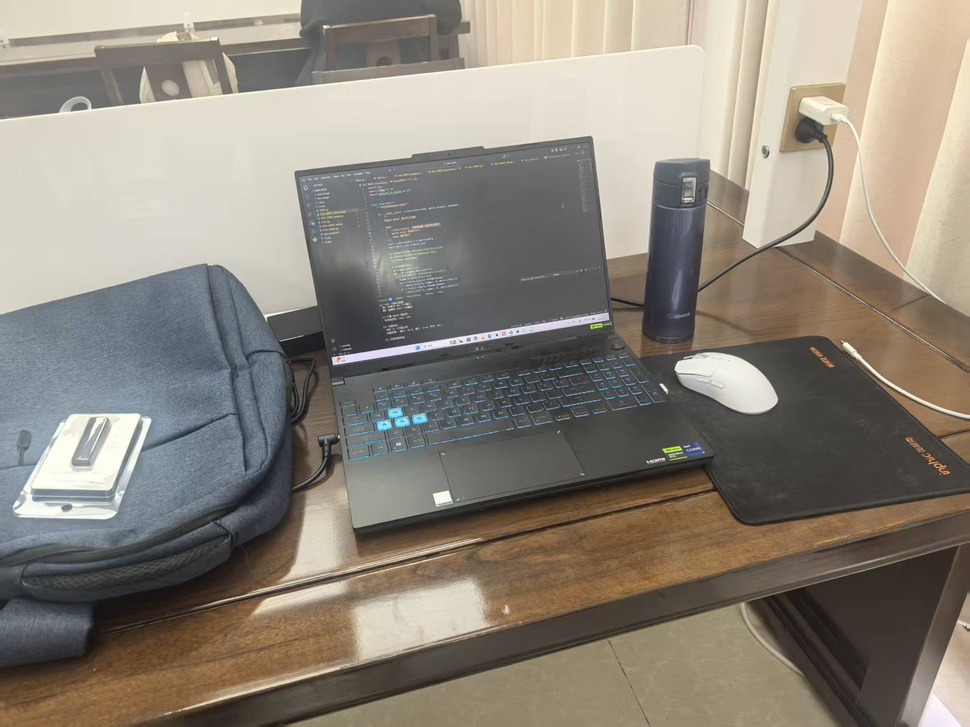
#> input picture test_image/t1.jpg, 970 x 727 px, shrunk from 1706 x 1279 before the run
$ python 4_Epipolar_Geometry_Use_FMat.py
#> lines starting #> are read from the running program, lines starting #| are printed output that depends on the picture
import cv2
import numpy as np
from matplotlib import pyplot as plt


def drawlines(img1, img2, lines, pts1, pts2):
    ''' img1: 我们要在上面画线的图像
        lines: 对应的对极线方程 '''
    r, c = img1.shape
    img1 = cv2.cvtColor(img1, cv2.COLOR_GRAY2BGR)
    img2 = cv2.cvtColor(img2, cv2.COLOR_GRAY2BGR)
    for r, pt1, pt2 in zip(lines, pts1, pts2):
        color = tuple(np.random.randint(0, 255, 3).tolist())
        # 直线方程为 ax + by + c = 0
        x0, y0 = map(int, [0, -r[2]/r[1]])
        x1, y1 = map(int, [c, -(r[2]+r[0]*c)/r[1]])
        # 在图1画线，在图2画对应的特征点
        img1 = cv2.line(img1, (x0, y0), (x1, y1), color, 2)
        img1 = cv2.circle(img1, tuple(pt1), 6, color, -1)
        img2 = cv2.circle(img2, tuple(pt2), 6, color, -1)
    return img1, img2


# 1. 读取图像（建议找两张同一物体但视角略有偏移的照片）
img1 = cv2.imread('./test_image/t1.jpg', 0)
#> img1: shape (727, 970); min 16, max 255, mean 133.9
img2 = cv2.imread('./test_image/t2.jpg', 0)
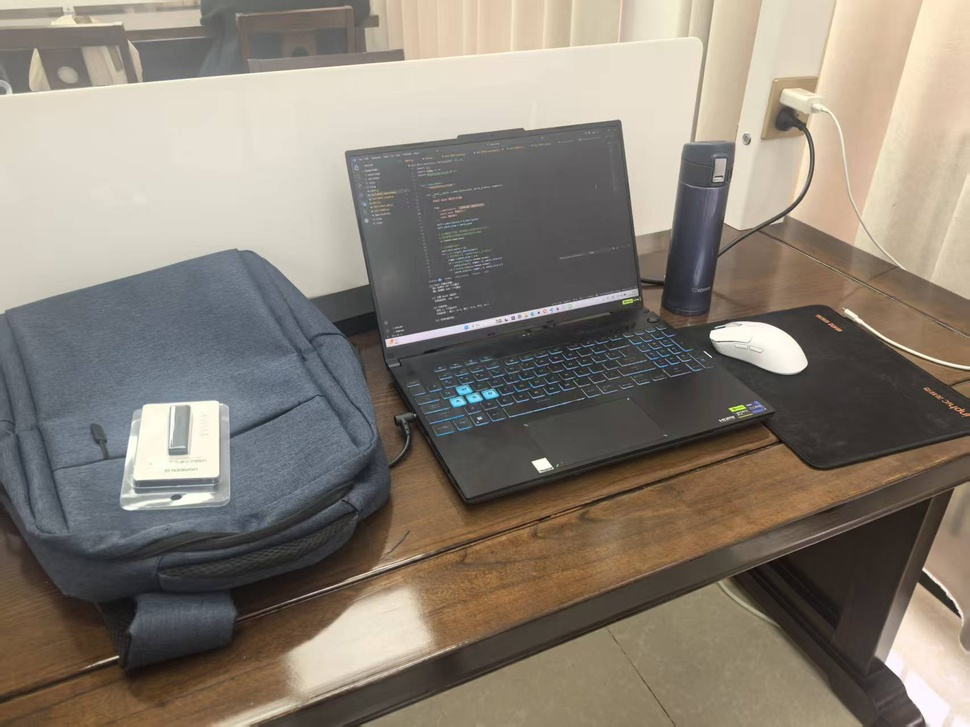
#> input picture test_image/t2.jpg, 970 x 727 px, shrunk from 1706 x 1279 before the run
#> img2: shape (727, 970); min 7, max 255, mean 129.2

# 2. 使用 ORB 寻找特征点并匹配（大二学生常用的快速算法）
orb = cv2.ORB_create()
kp1, des1 = orb.detectAndCompute(img1, None)
#> kp1 = 500 keypoints; strongest (x, y, size): (332, 358, 31), (266, 319, 31), (268, 317, 31), (335, 364, 37.2)
kp2, des2 = orb.detectAndCompute(img2, None)
#> kp2 = 500 keypoints; strongest (x, y, size): (533, 462, 31), (710, 334, 53.6), (711, 334, 64.3), (537, 463, 92.6)

# 使用 BFMatcher 进行暴力匹配
bf = cv2.BFMatcher(cv2.NORM_HAMMING, crossCheck=True)
matches = bf.match(des1, des2)
#> matches = 146 matches
matches = sorted(matches, key=lambda x: x.distance)

# 提取匹配好的坐标点
# 只保留前50个最优匹配
good_matches = matches[:50]
#> good_matches = 50 matches
pts1 = np.int32([kp1[m.queryIdx].pt for m in good_matches])
#> pts1 = 50 pairs, first value 69 to 803, second value 90 to 621
pts2 = np.int32([kp2[m.trainIdx].pt for m in good_matches])
#> pts2 = 50 pairs, first value 135 to 806, second value 79 to 496

# 3. 【核心步骤】计算基础矩阵 F
# 使用 FM_LMEDS 方法（类似于 RANSAC），它会自动剔除不符合对极约束的误匹配点
F, mask = cv2.findFundamentalMat(pts1, pts2, cv2.FM_LMEDS)
#> F = [[1.15e-05, 5.48e-05, 0.0622], [-2.94e-05, -4.36e-05, 0.254], [-0.0707, -0.247, 1]]; mask = 50 values, max 1 at index 0, min 0 at index 1, mean 0.82

# 我们只保留那些被判定为“正确”的点
pts1 = pts1[mask.ravel() == 1]
#> pts1 = 41 pairs, first value 295 to 803, second value 110 to 505
pts2 = pts2[mask.ravel() == 1]
#> pts2 = 41 pairs, first value 345 to 806, second value 99 to 471

# 4. 【核心步骤】计算对极线
# 在右图中找到与左图点对应的极线 (L2)
lines2 = cv2.computeCorrespondEpilines(pts1.reshape(-1, 1, 2), 1, F)
#> lines2 = 41 rows, first 8: [0.348, 0.937, -444.6], [0.349, 0.937, -446], [0.398, 0.918, -648.6], [0.402, 0.916, -667.8], [0.301, 0.954, -250.7], [0.402, 0.916, -667.1], [0.3, 0.954, -248.7], [0.404, 0.915, -676.6]
lines2 = lines2.reshape(-1, 3)
img5, img6 = drawlines(img2, img1, lines2, pts2, pts1)
#> the loop in drawlines, `for r, pt1, pt2 in zip(lines, pts1, pts2):` made 41 passes
#> (r, pt1, pt2, color, y0, y1) on passes 1 to 9: ([0.348, 0.937, -444.6], [668, 226], [646, 250], (172, 47, 117), 474, 113), ([0.349, 0.937, -446], [669, 227], [647, 251], (192, 67, 251), 475, 115), ([0.398, 0.918, -648.6], [552, 468], [451, 502], (195, 103, 9), 706, 286), ([0.402, 0.916, -667.8], [730, 409], [665, 449], (211, 21, 242), 729, 303), ([0.301, 0.954, -250.7], [345, 154], [295, 173], (36, 87, 70), 262, -43), ([0.402, 0.916, -667.1], [731, 408], [663, 449], (216, 88, 140), 728, 302), ([0.3, 0.954, -248.7], [345, 151], [295, 171], (58, 193, 230), 260, -44), ([0.404, 0.915, -676.6], [746, 410], [680, 452], (39, 87, 174), 739, 311), ([0.398, 0.917, -651.9], [806, 361], [776, 398], (88, 81, 165), 710, 289)
#> after the loop in drawlines, `for r, pt1, pt2 in zip(lines, pts1, pts2):`:
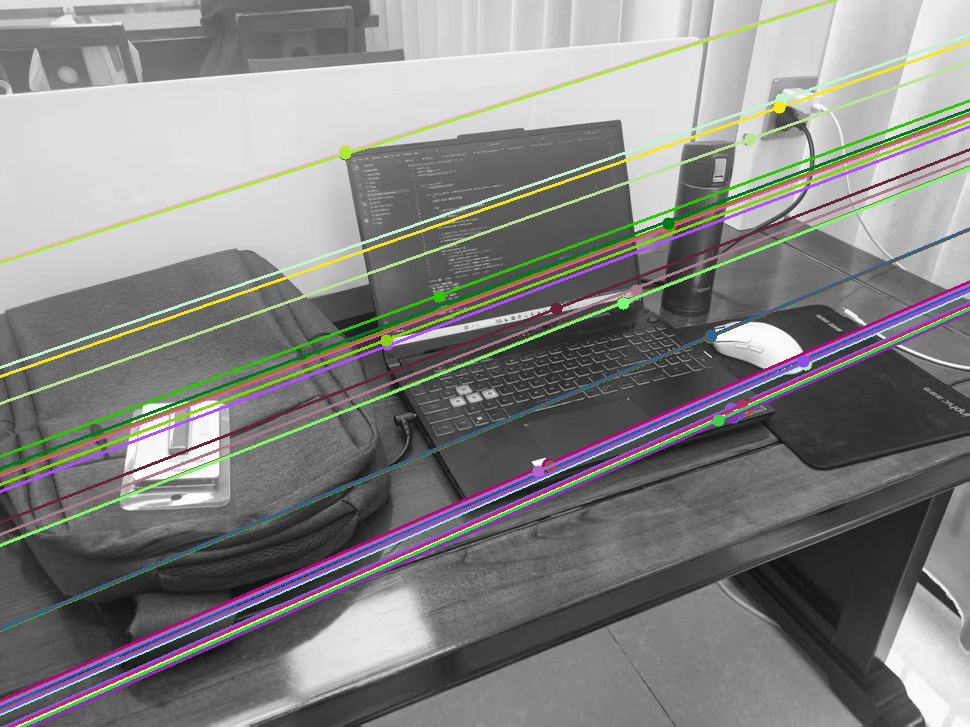
#> img1: shape (727, 970, 3); mean B, G, R 130.3, 131.8, 132
#> after the loop in drawlines, `for r, pt1, pt2 in zip(lines, pts1, pts2):`:
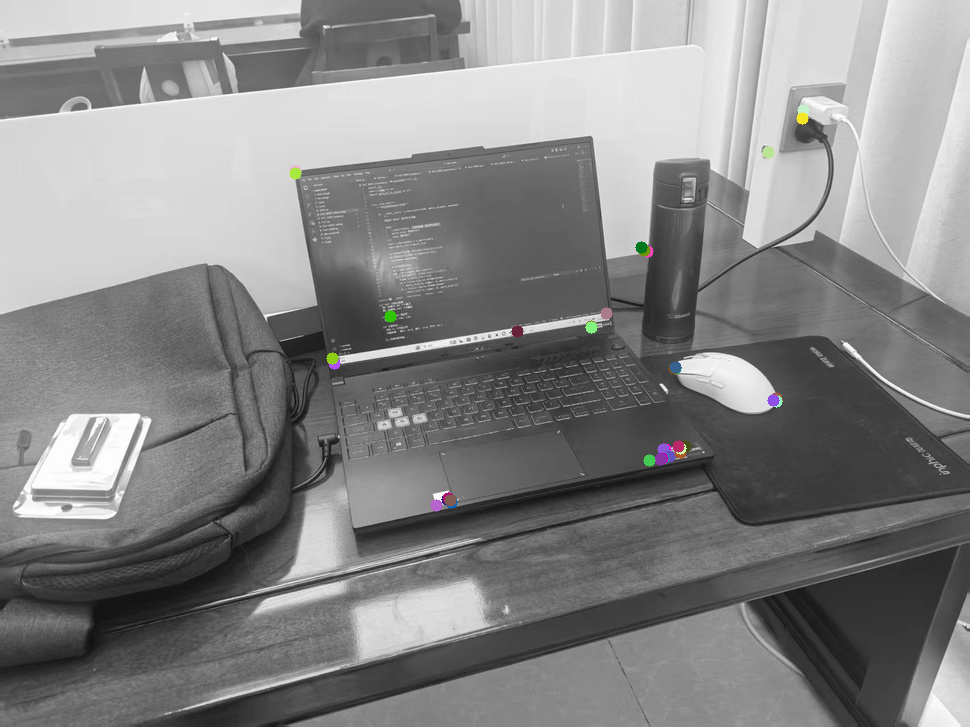
#> img2: shape (727, 970, 3); mean B, G, R 133.9, 133.9, 133.9

# 在左图中找到与右图点对应的极线 (L1)
lines1 = cv2.computeCorrespondEpilines(pts2.reshape(-1, 1, 2), 2, F)
#> lines1 = 41 rows, first 8: [-0.301, -0.953, 433], [-0.302, -0.953, 434.4], [-0.313, -0.95, 618.2], [-0.314, -0.949, 635.2], [-0.29, -0.957, 251.1], [-0.314, -0.95, 634.7], [-0.29, -0.957, 248.2], [-0.314, -0.949, 642.8]
lines1 = lines1.reshape(-1, 3)
img3, img4 = drawlines(img1, img2, lines1, pts1, pts2)
#> the loop in drawlines (call 2), `for r, pt1, pt2 in zip(lines, pts1, pts2):` made 41 passes
#> (r, pt1, pt2, color, y0, y1) on passes 1 to 9: ([-0.301, -0.953, 433], [646, 250], [668, 226], (117, 85, 48), 454, 147), ([-0.302, -0.953, 434.4], [647, 251], [669, 227], (49, 69, 169), 455, 148), ([-0.313, -0.95, 618.2], [451, 502], [552, 468], (163, 192, 95), 650, 331), ([-0.314, -0.949, 635.2], [665, 449], [730, 409], (197, 94, 0), 669, 348), ([-0.29, -0.957, 251.1], [295, 173], [345, 154], (113, 178, 36), 262, -31), ([-0.314, -0.95, 634.7], [663, 449], [731, 408], (162, 48, 93), 668, 347), ([-0.29, -0.957, 248.2], [295, 171], [345, 151], (131, 98, 42), 259, -34), ([-0.314, -0.949, 642.8], [680, 452], [746, 410], (205, 112, 231), 677, 356), ([-0.313, -0.95, 621.1], [776, 398], [806, 361], (149, 201, 127), 653, 334)
#> pass 1, in drawlines (call 2), `img1 = cv2.line(img1, (x0, y0), (x1, y1), color, 2)`:
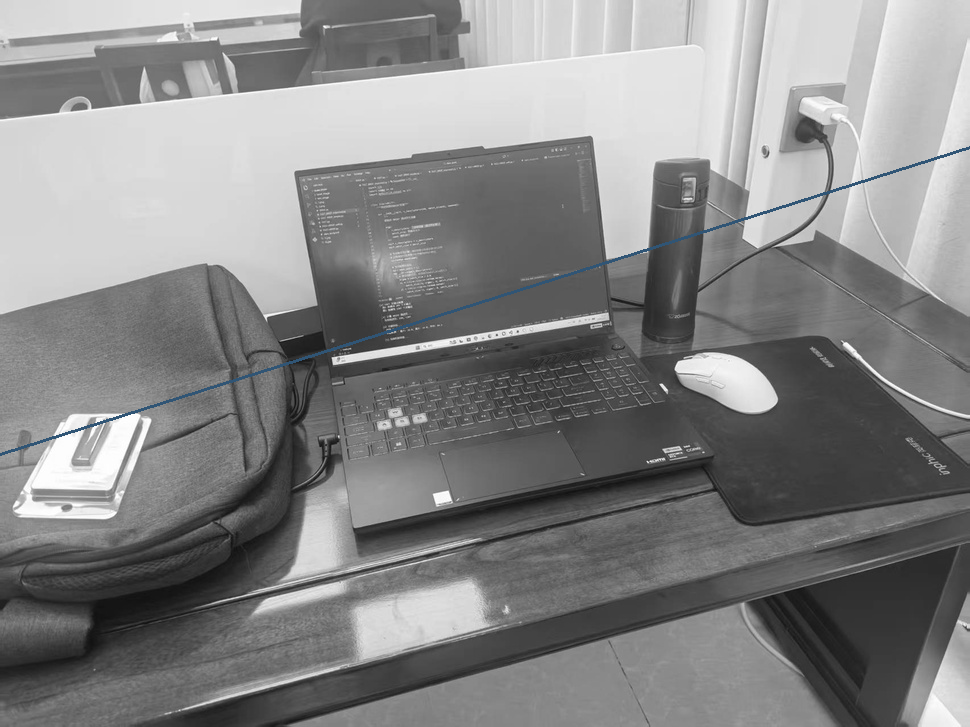
#> img1: shape (727, 970, 3); mean B, G, R 133.9, 133.7, 133.6
#> after the loop in drawlines (call 2), `for r, pt1, pt2 in zip(lines, pts1, pts2):`:
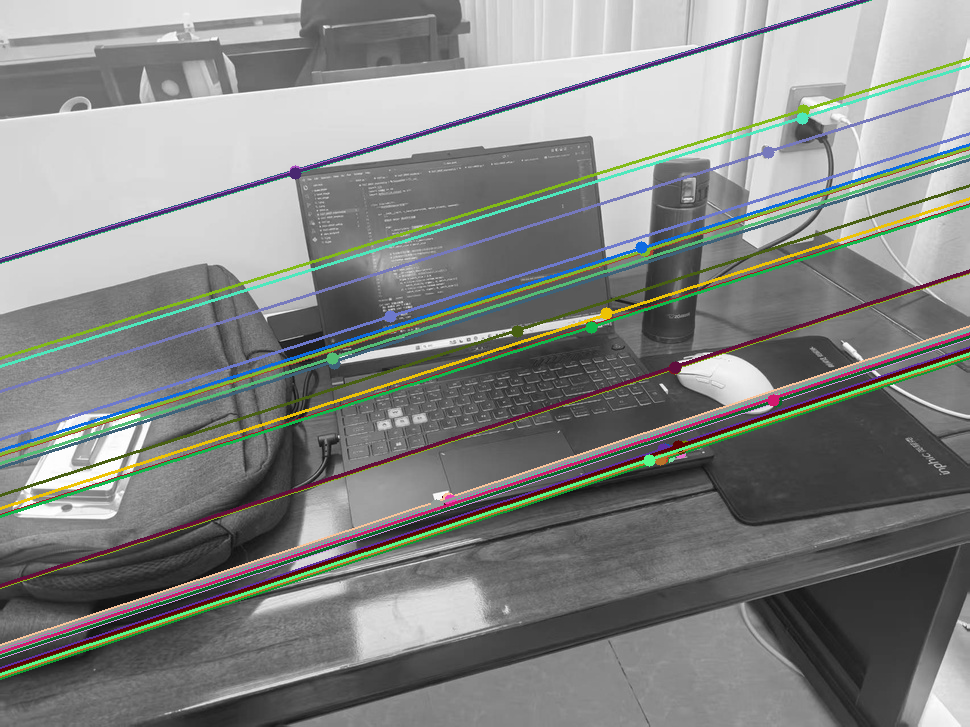
#> img1: shape (727, 970, 3); mean B, G, R 132, 134.4, 132.4
#> after the loop in drawlines (call 2), `for r, pt1, pt2 in zip(lines, pts1, pts2):`:
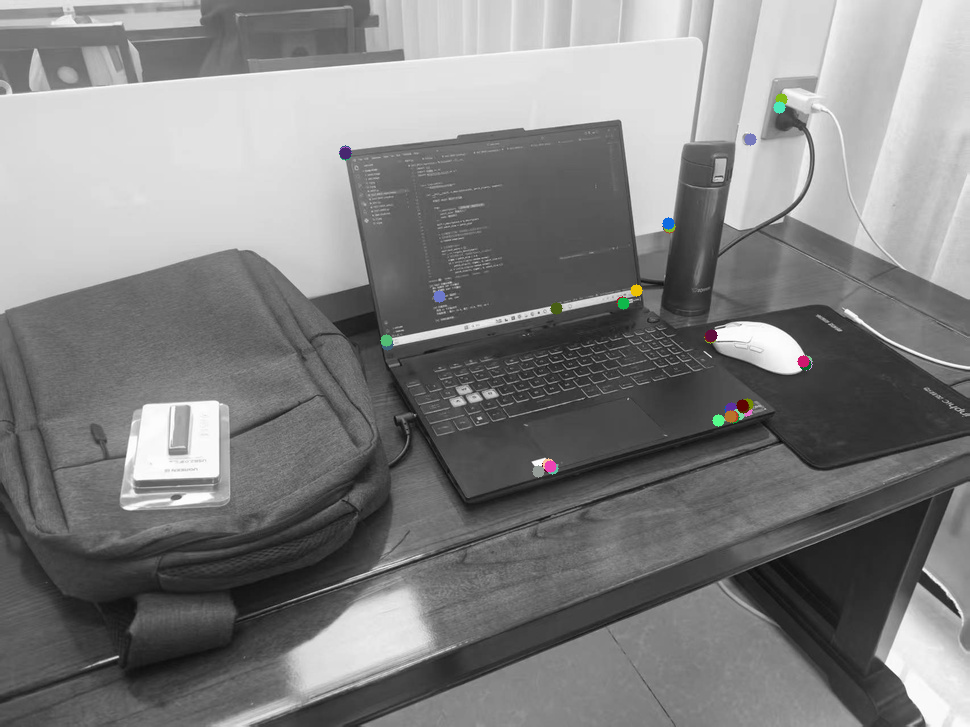
#> img2: shape (727, 970, 3); mean B, G, R 129.1, 129.1, 129.1

# 5. 展示结果
plt.subplot(121), plt.imshow(img3)
plt.title('Left Image (with Epipolar Lines from Right)')
plt.subplot(122), plt.imshow(img5)
plt.title('Right Image (with Epipolar Lines from Left)')
plt.show()
#> figure, not shown here; B, G, R data is drawn as R, G, B
